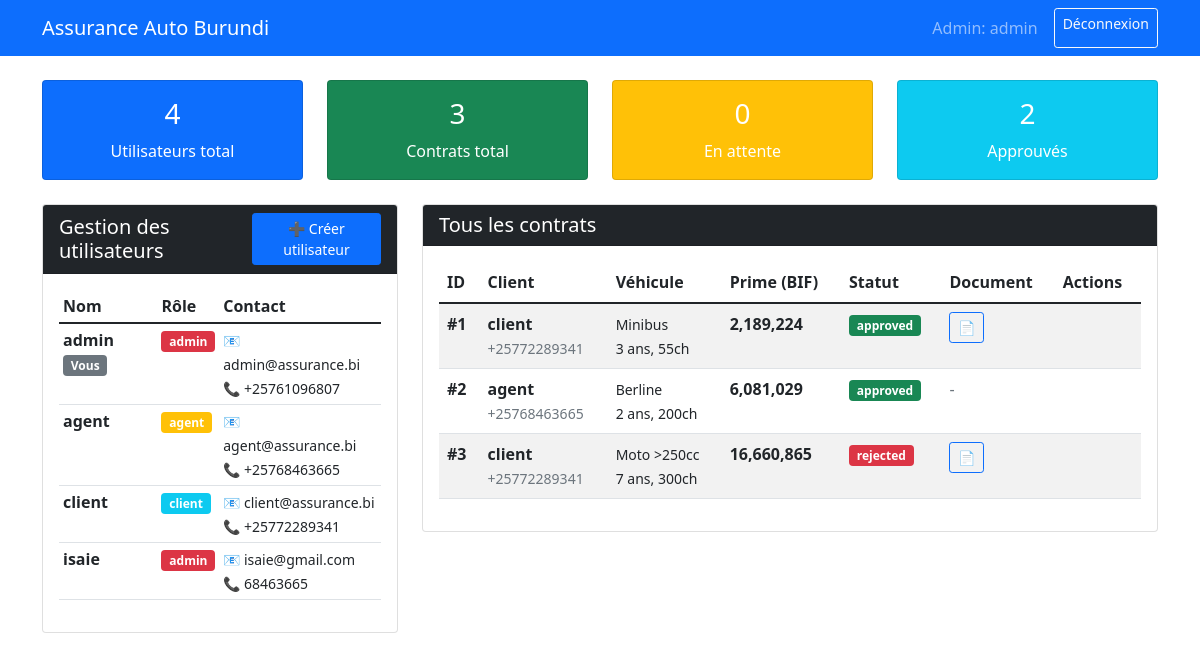
The app's page /admin/dashboard (signed in), older data.
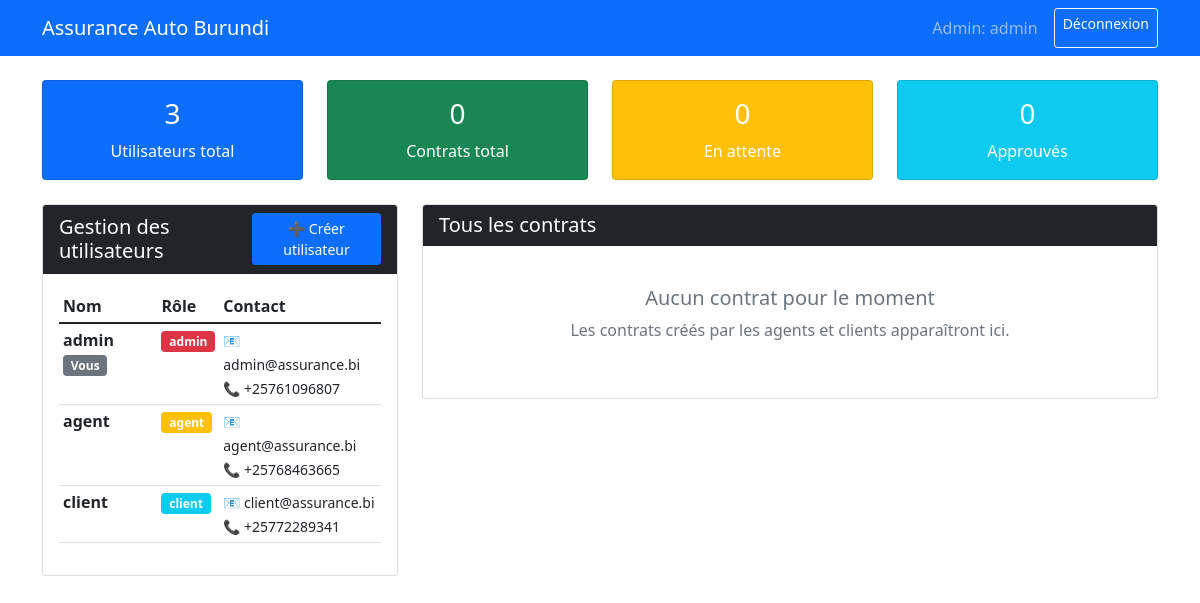
The same page, newer data.
### app.py (models this page shows)
class User(db.Model):
    id = db.Column(db.Integer, primary_key=True)
    username = db.Column(db.String(80), unique=True, nullable=False)
    password = db.Column(db.String(120), nullable=False)
    email = db.Column(db.String(120), unique=True, nullable=False)
    phone = db.Column(db.String(20), nullable=False)
    role = db.Column(db.String(20), nullable=False)
    created_at = db.Column(db.DateTime, default=datetime.utcnow)

class ContractRequest(db.Model):
    id = db.Column(db.Integer, primary_key=True)
    client_id = db.Column(db.Integer, db.ForeignKey('user.id'), nullable=False)
    status = db.Column(db.String(20), default='pending')
    age = db.Column(db.Integer, nullable=False)
    gender = db.Column(db.String(10), nullable=False)
    driving_experience = db.Column(db.Integer, nullable=False)
    annual_mileage = db.Column(db.Integer, nullable=False)
    vehicle_age = db.Column(db.Integer, nullable=False)
    vehicle_power = db.Column(db.Integer, nullable=False)
    vehicle_type = db.Column(db.String(50), nullable=False)
    vehicle_category = db.Column(db.String(50), nullable=False)
    previous_claims = db.Column(db.Integer, default=0)
    credit_score = db.Column(db.Integer, nullable=False)
    coverage_type = db.Column(db.String(20), nullable=False)
    document_filename = db.Column(db.String(255))
    predicted_claims = db.Column(db.Float)
    claim_probability = db.Column(db.Float)
    predicted_cost = db.Column(db.Float)
    insurance_premium = db.Column(db.Float)
    created_at = db.Column(db.DateTime, default=datetime.utcnow)
    client = db.relationship('User', backref=db.backref('contracts', lazy=True))

### app.py (the view)
@app.route('/admin/dashboard')
def admin_dashboard():
    if 'user_id' not in session or session['role'] != 'admin':
        return redirect(url_for('login'))
    users = User.query.all()
    all_requests = ContractRequest.query.all()
    return render_template('admin_dashboard.html', users=users, requests=all_requests)

### templates/admin_dashboard.html (shortened to what this page needs)
<!DOCTYPE html>
<html lang="fr">
<head>
    <link href="https://cdn.jsdelivr.net/npm/bootstrap@5.1.3/dist/css/bootstrap.min.css" rel="stylesheet">
</head>
<body>
    <nav class="navbar navbar-expand-lg navbar-dark bg-primary">
        <div class="container">
            <a class="navbar-brand" href="#">Assurance Auto Burundi</a>
            <div class="navbar-nav ms-auto">
                <span class="navbar-text me-3">Admin: {{ session.username }}</span>
                <a class="btn btn-outline-light btn-sm" href="{{ url_for('logout') }}">Déconnexion</a>
            </div>
        </div>
    </nav>
    <div class="container mt-4">
        <div class="row mb-4">
            <div class="col-md-3">
                <div class="card text-white bg-primary">
                    <div class="card-body text-center">
                        <h3 class="card-title">{{ users|length }}</h3>
                        <p class="card-text">Utilisateurs total</p>
                    </div>
                </div>
            </div>
            <div class="col-md-3">
                <div class="card text-white bg-success">
                    <div class="card-body text-center">
                        <h3 class="card-title">{{ requests|length }}</h3>
                        <p class="card-text">Contrats total</p>
                    </div>
                </div>
            </div>
            <div class="col-md-3">
                <div class="card text-white bg-warning">
                    <div class="card-body text-center">
                        <h3 class="card-title">
                            {{ requests|selectattr("status", "equalto", "pending")|list|length }}
                        </h3>
                        <p class="card-text">En attente</p>
                    </div>
                </div>
            </div>
            <div class="col-md-3">
                <div class="card text-white bg-info">
                    <div class="card-body text-center">
                        <h3 class="card-title">
                            {{ requests|selectattr("status", "equalto", "approved")|list|length }}
                        </h3>
                        <p class="card-text">Approuvés</p>
                    </div>
                </div>
            </div>
        </div>
        <div class="row">
            <div class="col-md-4">
                <div class="card">
                    <div class="card-header bg-dark text-white d-flex justify-content-between align-items-center">
                        <h5 class="mb-0">Gestion des utilisateurs</h5>
                        <a href="{{ url_for('create_user') }}" class="btn btn-primary btn-sm">➕ Créer utilisateur</a>
                    </div>
                    <div class="card-body">
                        <div class="table-responsive">
                            <table class="table table-sm table-hover">
                                <thead>
                                    <tr>
                                        <th>Nom</th>
                                        <th>Rôle</th>
                                        <th>Contact</th>
                                    </tr>
                                </thead>
                                <tbody>
                                    {% for user in users %}
                                    <tr>
                                        <td>
                                            <strong>{{ user.username }}</strong>
                                            {% if user.username == session.username %}
                                            <span class="badge bg-secondary">Vous</span>
                                            {% endif %}
                                        </td>
                                        <td>
                                            <span class="badge bg-{{
                                                'danger' if user.role == 'admin'
                                                else 'warning' if user.role == 'agent'
                                                else 'info'
                                            }}">
                                                {{ user.role }}
                                            </span>
                                        </td>
                                        <td>
                                            <small>
                                                📧 {{ user.email }}<br>
                                                📞 {{ user.phone }}
                                            </small>
                                        </td>
                                    </tr>
                                    {% endfor %}
                                </tbody>
                            </table>
                        </div>
                    </div>
                </div>
            </div>
            <div class="col-md-8">
                <div class="card">
                    <div class="card-header bg-dark text-white">
                        <h5 class="mb-0">Tous les contrats</h5>
                    </div>
                    <div class="card-body">
                        {% if requests %}
                        <div class="table-responsive">
                            <table class="table table-striped table-hover">
                                <thead>
                                    <tr>
                                        <th>ID</th>
                                        <th>Client</th>
                                        <th>Véhicule</th>
                                        <th>Prime (BIF)</th>
                                        <th>Statut</th>
                                        <th>Document</th>
                                        <th>Actions</th>
                                    </tr>
                                </thead>
                                <tbody>
                                    {% for request in requests %}
                                    <tr>
                                        <td><strong>#{{ request.id }}</strong></td>
                                        <td>
                                            <strong>{{ request.client.username }}</strong><br>
                                            <small class="text-muted">{{ request.client.phone }}</small>
                                        </td>
                                        <td>
                                            <small>
                                                {{ request.vehicle_type }}<br>
                                                {{ request.vehicle_age }} ans, {{ request.vehicle_power }}ch
                                            </small>
                                        </td>
                                        <td>
                                            {% if request.insurance_premium %}
                                            <strong>{{ "{:,.0f}".format(request.insurance_premium) }}</strong>
                                            {% else %}
                                            <span class="text-muted">-</span>
                                            {% endif %}
                                        </td>
                                        <td>
                                            <span class="badge bg-{{
                                                'warning' if request.status == 'pending'
                                                else 'info' if request.status == 'prime_sent'
                                                else 'success' if request.status == 'approved'
                                                else 'danger'
                                            }}">
                                                {{ request.status }}
                                            </span>
                                        </td>
                                        <td>
                                            {% if request.document_filename %}
                                            <a href="{{ url_for('download_document', filename=request.document_filename) }}"
                                               class="btn btn-sm btn-outline-primary" target="_blank">
                                                📄
                                            </a>
                                            {% else %}
                                            <span class="text-muted">-</span>
                                            {% endif %}
                                        </td>
                                        <td>
                                        </td>
                                    </tr>
                                    {% endfor %}
                                </tbody>
                            </table>
                        </div>
                        {% else %}
                        <div class="text-center py-4">
                            <h5 class="text-muted">Aucun contrat pour le moment</h5>
                            <p class="text-muted">Les contrats créés par les agents et clients apparaîtront ici.</p>
                        </div>
                        {% endif %}
                    </div>
                </div>
            </div>
        </div>
    </div>
</body>
</html>

Row changes from the older to the newer data that the page shows:
removed User: username "isaie", role "admin", email "isaie@gmail.com", phone "68463665"
removed ContractRequest: id "1", client.username "client", client.phone "+25772289341", vehicle_type "Minibus", vehicle_age "3", vehicle_power "55", insurance_premium "2,189,224", status "approved"
removed ContractRequest: id "2", client.username "agent", client.phone "+25768463665", vehicle_type "Berline", vehicle_age "2", vehicle_power "200", insurance_premium "6,081,029", status "approved"
removed ContractRequest: id "3", client.username "client", client.phone "+25772289341", vehicle_type "Moto >250cc", vehicle_age "7", vehicle_power "300", insurance_premium "16,660,865", status "rejected"
Text that changed along with them:
{{ users|length }}: "4" → "3"
{{ requests|length }}: "3" → "0"
{{ requests|selectattr("status", "equalto", "approved")|list|length }}: "2" → "0"
text no longer shown: "ID Client Véhicule Prime (BIF) Statut Document Actions"
text now shown: "Aucun contrat pour le moment Les contrats créés par les agents et clients apparaîtront ici."
